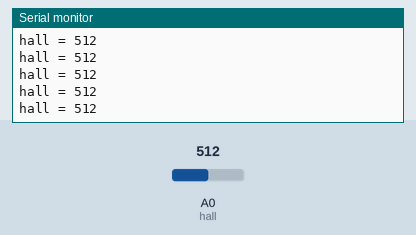
This sketch was run on a simulated Arduino Uno, built with avr-gcc and run on an emulated ATmega328P. On the bench: the last lines printed to the serial monitor. The test bench sets the inputs (shaded band); at power-on: A0 (hall) = 512.

Above: at 4.2 s.
4.3 s: A0 (hall) set to 987
At 4.36 s:
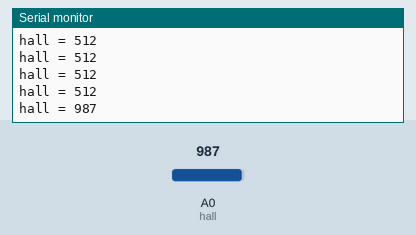
7.3 s: A0 (hall) set to 1008
At 7.3 s:
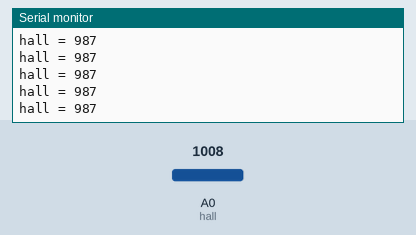
Timing chart, 0 to 9.8 s (numbered marks = the images above; inputs shaded):
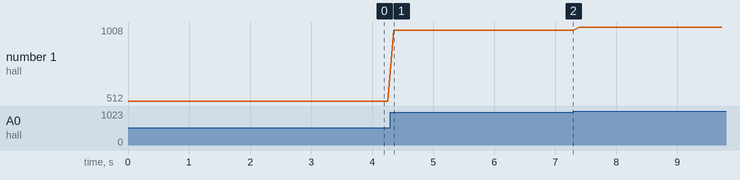

The sketch:

hall.ino
```cpp
const int hall = A0;
int hall_value = 0;

void setup() {
  pinMode(hall, INPUT);
  Serial.begin(9600);
}

void loop() {
  hall_read();
  Serial.print("hall = ");
  Serial.print(hall_value);
  Serial.print("\n");
  delay(100);
}

void hall_read(){
  int sum = 0;
  for(int i = 0; i < 10; i++){
      int value = analogRead(hall);
      sum += value;
  }
  hall_value = sum / 10;
}
```

Measured:
- after the input at 4.3 s, the serial monitor: prints a new line after 0.06 s (image 1)
- plotted number 1: 512 → 987 after the input at 4.3 s, 987 → 1008 after the input at 7.3 s
